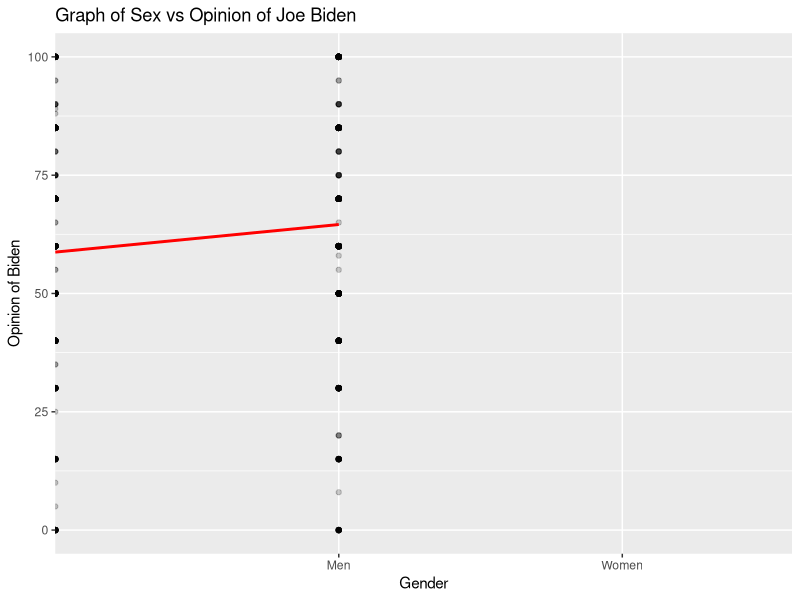

Here is the R script that generated this plot:
## ---- chunk 1
knitr::opts_chunk$set(echo = TRUE)

library(tidyverse)
library(dplyr)
library(modelr)
library(broom)
library(rsample)
library(magrittr)
library(caret )
## ---- chunk 2
#Do women display higher feeling thermometer ratings for Joe Biden than men?

#get the data
library(readr)
biden <- read_csv("data/biden.csv")
## ---- chunk 3
#Estimate a basic (single variable) linear regression model of the relationship between gender and feelings towards Joe Biden.

bid_mod <- lm(biden ~ female, data = biden)
## ---- chunk 4
#Calculate predicted values, graph the relationship between the two variables using the predicted values, and determine whether there appears to be a significant relationship.

grid <- biden %>% 
  data_grid(female, biden) 


grid <- grid %>% 
  add_predictions(bid_mod)

#make new df with predicted values
pred <- augment(bid_mod, type.predict = "response")

ggplot(data = pred, aes(x = female, y = biden)) +
  geom_point(alpha = .2) +
  geom_line(data = pred, 
            aes(y=.fitted), 
            color = "red", size = 1) +
  labs(title = "Graph of Sex vs Opinion of Joe Biden", y = "Opinion of Biden", x = "Gender") + scale_x_discrete(limits = c("0", "1"), labels = c("Men", "Women"))

summary(bid_mod)
## ---- chunk 5
#Build the best predictive linear regression model of attitudes towards Joe Biden given the variables you have available. In this context, “best” is defined as the model with the lowest MSE. Compare at least three different model formulations (aka different combinations of variables). Use 10-fold cross-validation to avoid a biased estimate of MSE.

biden_age_pid <- lm(biden ~ age+pid, data = biden)

biden_pid <- lm(biden ~ pid, data = biden)

biden_age <- lm(biden ~ age, data = biden)

#for age+pid 
# function to generate assessment statistics for titanic model

holdout_results_pid_age <- function(splits) {
  # Fit the model to the training set
  mod <- glm(biden ~ age+pid, data = analysis(splits))

  # Save the heldout observations
  holdout <- assessment(splits)

  # `augment` will save the predictions with the holdout data set
  res <- augment(mod, newdata = holdout) %>% 
    mutate(.resid = biden -.fitted)

  # Return the assessment data set with the additional columns
  res
}

#for pid
# function to generate assessment statistics for titanic model

holdout_results_pid <- function(splits) {
  # Fit the model to the training set
  mod <- glm(biden ~ pid, data = analysis(splits))

  # Save the heldout observations
  holdout <- assessment(splits)

  # `augment` will save the predictions with the holdout data set
  res <- augment(mod, newdata = holdout) %>% 
    mutate(.resid = biden -.fitted)

  # Return the assessment data set with the additional columns
  res
}

#for age
# function to generate assessment statistics for titanic model

holdout_results_age <- function(splits) {
  # Fit the model to the training set
  mod <- glm(biden ~ age, data = analysis(splits))

  # Save the heldout observations
  holdout <- assessment(splits)

  # `augment` will save the predictions with the holdout data set
  res <- augment(mod, newdata = holdout) %>% 
    mutate(.resid = biden -.fitted)

  # Return the assessment data set with the additional columns
  res
}

#remove nas
biden_new <- biden%>%
  na.omit()
  

# CV for pid and age
pid_age_cv10 <- vfold_cv(data = biden_new, v = 10) %>%
  mutate(results = map(splits, holdout_results_pid_age),
         mse = map_dbl(results, ~ mean(.$.resid ^ 2)))
mean(pid_age_cv10$mse, na.rm = TRUE)
#error = 401.055

#CV for pid
pid_cv10 <- vfold_cv(data = biden_new, v = 10) %>%
  mutate(results = map(splits, holdout_results_pid),
         mse = map_dbl(results, ~ mean(.$.resid ^ 2)))
mean(pid_cv10$mse, na.rm = TRUE)
#error = 402.2789

#CV for age
age_cv10 <- vfold_cv(data = biden_new, v = 10) %>%
  mutate(results = map(splits, holdout_results_age),
         mse = map_dbl(results, ~ mean(.$.resid ^ 2)))
mean(age_cv10$mse, na.rm = TRUE)
#error = 551.0212



## ---- chunk 6
#what happens if we include gender in the model?
biden_age_pid_gender <- lm(biden ~ age+pid+female, data = biden)

holdout_results_age_pid_gender <- function(splits) {
  # Fit the model to the training set
  mod <- glm(biden ~ age+pid+female, data = analysis(splits))

  # Save the heldout observations
  holdout <- assessment(splits)

  # `augment` will save the predictions with the holdout data set
  res <- augment(mod, newdata = holdout) %>% 
    mutate(.resid = biden -.fitted)

  # Return the assessment data set with the additional columns
  res
}

age_pid_gender_cv10 <- vfold_cv(data = biden_new, v = 10) %>%
  mutate(results = map(splits, holdout_results_age_pid_gender),
         mse = map_dbl(results, ~ mean(.$.resid ^ 2)))
mean(age_pid_gender_cv10$mse, na.rm = TRUE)
#error = 397.4093
